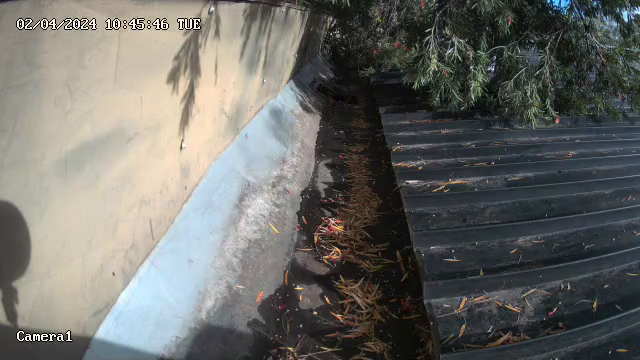
#> input picture running test/Camera1_April_2_2024_07_00_00_AM.png, 640 x 360 px, given in place of Camera1_April_12_2024_11_35_00_43.png, which was not available
$ python -i process_images.py   (imports and definitions only)
#> lines starting #> are read from the running program, lines starting #| are printed output that depends on the picture; after the words box and inside, x2 and y2 are one past the last pixel; in counts of white or black regions, pixels touching at a corner belong together; pictures that were not available may be replaced by others from this repository, and a replacement may not be noted
### image_processing/utils.py
import cv2
import numpy as np
from .config import camera_configs

def convert_to_8bit(image):
    """Convert the image to 8-bit if it is not already in that format."""
    if image.dtype == np.uint16:
        return (image / 256).astype('uint8')
    return image.astype('uint8')

def get_camera_config(image_path):
    """Identify the camera configuration based on the image name."""
    for cam, config in camera_configs.items():
        if cam in image_path.lower():
            return config
    raise ValueError("Unknown camera source in image name")

### image_processing/process_images.py
import cv2
import numpy as np
from .utils import convert_to_8bit, get_camera_config

def process_image(image_path):
    """
    Process the image: resize it, convert to 8-bit, extract the ROI, and apply histogram equalization.
    """
    print(f"Processing image: {image_path}")
    config = get_camera_config(image_path)

    # 读取参考图片并转换为 8-bit
    reference_img = cv2.imread(config["reference_image"])
#> reference_img is the input picture: shape (360, 640, 3); mean B, G, R 103.6, 107.6, 107.7
    reference_img = convert_to_8bit(reference_img)
    ref_height, ref_width = reference_img.shape[:2]
#> ref_height = 360; ref_width = 640

    # 创建 ROI mask
    mask = np.zeros((ref_height, ref_width), dtype=np.uint8)
    cv2.fillPoly(mask, [np.array(config["roi_points"], dtype=np.int32)], 255)
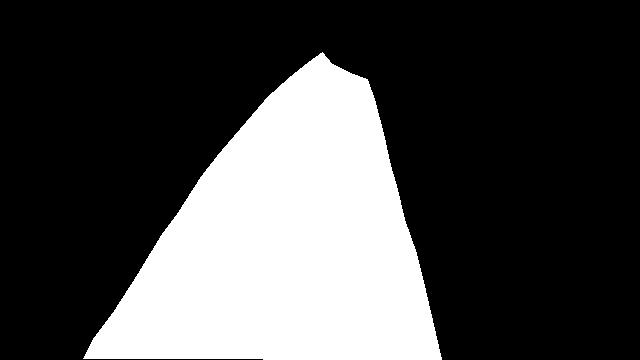
#> mask: shape (360, 640); 28.4% white; 1 white region, box (x1, y1, x2, y2) and area: (83, 52, 442, 360) 65498

    # 读取输入图片
    img = cv2.imread(image_path)
    img = convert_to_8bit(img)
    resized_img = cv2.resize(img, (ref_width, ref_height))

    # 提取 ROI
    roi_img = np.zeros_like(resized_img)
    roi_img[mask == 255] = resized_img[mask == 255]
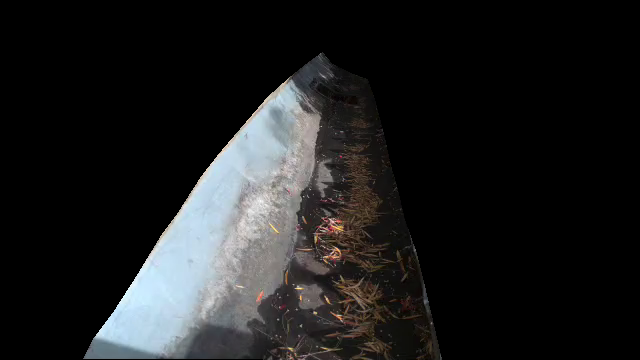
#> roi_img: shape (360, 640, 3); mean B, G, R 30.9, 30.4, 29.9

    # 转换为灰度图并直方图均衡化
    gray_roi = cv2.cvtColor(roi_img, cv2.COLOR_BGR2GRAY)
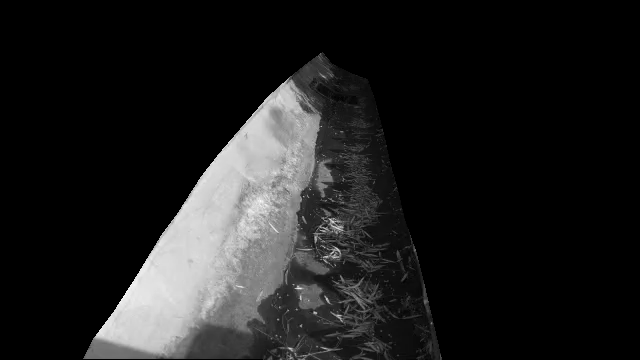
#> gray_roi: shape (360, 640); min 0, max 250, mean 30.3
    equalized_roi = cv2.equalizeHist(gray_roi)
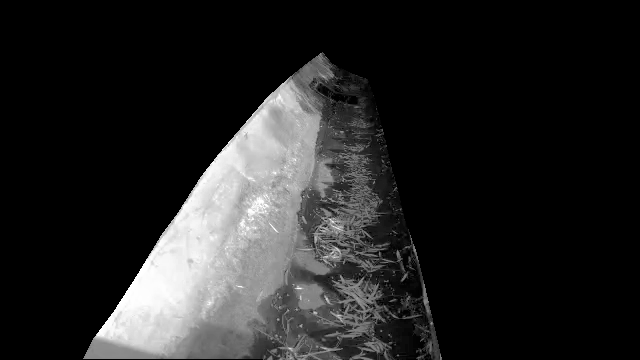
#> equalized_roi: shape (360, 640); min 0, max 255, mean 36.5

    # 转换回 BGR 并应用 ROI
    final_img = cv2.cvtColor(equalized_roi, cv2.COLOR_GRAY2BGR)
    roi_img[mask == 255] = final_img[mask == 255]

    return roi_img

>>> result = process_image('../running test/Camera1_April_2_2024_07_00_00_AM.png')
